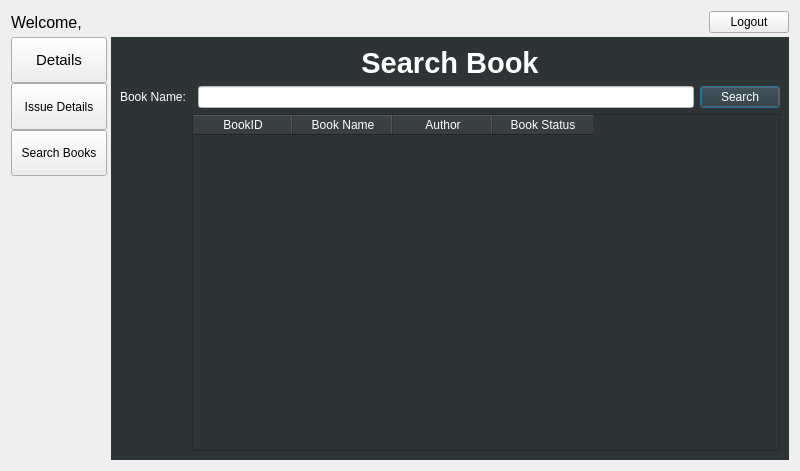
<?xml version="1.0" encoding="UTF-8"?>
<ui version="4.0">
 <class>student_page</class>
 <widget class="QDialog" name="student_page">
  <property name="geometry">
   <rect>
    <x>0</x>
    <y>0</y>
    <width>800</width>
    <height>471</height>
   </rect>
  </property>
  <property name="windowTitle">
   <string>Library Management</string>
  </property>
  <layout class="QGridLayout" name="gridLayout">
   <property name="spacing">
    <number>0</number>
   </property>
   <item row="4" column="2" rowspan="5">
    <widget class="QStackedWidget" name="stackedWidget">
     <property name="font">
      <font>
       <pointsize>22</pointsize>
      </font>
     </property>
     <property name="styleSheet">
      <string notr="true">color: rgb(255, 255, 255);
background-color: rgb(46, 52, 54);</string>
     </property>
     <property name="currentIndex">
      <number>2</number>
     </property>
     <widget class="QWidget" name="page_detail">
      <layout class="QGridLayout" name="gridLayout_2">
       <item row="2" column="5">
        <spacer name="horizontalSpacer_3">
         <property name="orientation">
          <enum>Qt::Horizontal</enum>
         </property>
         <property name="sizeHint" stdset="0">
          <size>
           <width>136</width>
           <height>20</height>
          </size>
         </property>
        </spacer>
       </item>
       <item row="1" column="1">
        <spacer name="verticalSpacer_4">
         <property name="orientation">
          <enum>Qt::Vertical</enum>
         </property>
         <property name="sizeHint" stdset="0">
          <size>
           <width>20</width>
           <height>40</height>
          </size>
         </property>
        </spacer>
       </item>
       <item row="2" column="0">
        <spacer name="horizontalSpacer">
         <property name="orientation">
          <enum>Qt::Horizontal</enum>
         </property>
         <property name="sizeHint" stdset="0">
          <size>
           <width>124</width>
           <height>20</height>
          </size>
         </property>
        </spacer>
       </item>
       <item row="2" column="1">
        <layout class="QVBoxLayout" name="verticalLayout_2">
         <item>
          <widget class="QLabel" name="label_detail_name">
           <property name="font">
            <font>
             <pointsize>13</pointsize>
            </font>
           </property>
           <property name="styleSheet">
            <string notr="true">color: rgb(238, 238, 236);</string>
           </property>
           <property name="text">
            <string>Name </string>
           </property>
          </widget>
         </item>
         <item>
          <widget class="QLabel" name="label_detail_roll">
           <property name="font">
            <font>
             <pointsize>13</pointsize>
            </font>
           </property>
           <property name="styleSheet">
            <string notr="true">color: rgb(238, 238, 236);</string>
           </property>
           <property name="text">
            <string>Roll No</string>
           </property>
          </widget>
         </item>
         <item>
          <widget class="QLabel" name="label_detail_course">
           <property name="font">
            <font>
             <pointsize>13</pointsize>
            </font>
           </property>
           <property name="styleSheet">
            <string notr="true">color: rgb(238, 238, 236);</string>
           </property>
           <property name="text">
            <string>Course</string>
           </property>
          </widget>
         </item>
         <item>
          <widget class="QLabel" name="label_detail_year">
           <property name="font">
            <font>
             <pointsize>13</pointsize>
            </font>
           </property>
           <property name="styleSheet">
            <string notr="true">color: rgb(238, 238, 236);</string>
           </property>
           <property name="text">
            <string>Year</string>
           </property>
          </widget>
         </item>
         <item>
          <widget class="QLabel" name="label_detail_part">
           <property name="font">
            <font>
             <pointsize>13</pointsize>
            </font>
           </property>
           <property name="styleSheet">
            <string notr="true">color: rgb(238, 238, 236);
</string>
           </property>
           <property name="text">
            <string>Part</string>
           </property>
          </widget>
         </item>
        </layout>
       </item>
       <item row="3" column="1">
        <spacer name="verticalSpacer_3">
         <property name="orientation">
          <enum>Qt::Vertical</enum>
         </property>
         <property name="sizeHint" stdset="0">
          <size>
           <width>20</width>
           <height>40</height>
          </size>
         </property>
        </spacer>
       </item>
       <item row="2" column="2">
        <spacer name="horizontalSpacer_5">
         <property name="orientation">
          <enum>Qt::Horizontal</enum>
         </property>
         <property name="sizeHint" stdset="0">
          <size>
           <width>271</width>
           <height>20</height>
          </size>
         </property>
        </spacer>
       </item>
       <item row="4" column="1">
        <spacer name="verticalSpacer_2">
         <property name="orientation">
          <enum>Qt::Vertical</enum>
         </property>
         <property name="sizeHint" stdset="0">
          <size>
           <width>20</width>
           <height>40</height>
          </size>
         </property>
        </spacer>
       </item>
       <item row="1" column="3" rowspan="3" colspan="2">
        <widget class="QLabel" name="label_profile">
         <property name="styleSheet">
          <string notr="true">background-color: rgb(46, 52, 54);</string>
         </property>
         <property name="text">
          <string/>
         </property>
         <property name="margin">
          <number>0</number>
         </property>
        </widget>
       </item>
       <item row="4" column="4">
        <spacer name="verticalSpacer_9">
         <property name="orientation">
          <enum>Qt::Vertical</enum>
         </property>
         <property name="sizeHint" stdset="0">
          <size>
           <width>20</width>
           <height>123</height>
          </size>
         </property>
        </spacer>
       </item>
       <item row="0" column="0" colspan="6">
        <widget class="QLabel" name="label">
         <property name="font">
          <font>
           <pointsize>20</pointsize>
           <bold>true</bold>
          </font>
         </property>
         <property name="styleSheet">
          <string notr="true">color: rgb(238, 238, 236);</string>
         </property>
         <property name="text">
          <string>  Student's Detail</string>
         </property>
         <property name="alignment">
          <set>Qt::AlignCenter</set>
         </property>
         <property name="margin">
          <number>25</number>
         </property>
        </widget>
       </item>
      </layout>
     </widget>
     <widget class="QWidget" name="page_issue_detail">
      <layout class="QGridLayout" name="gridLayout_3">
       <item row="1" column="0">
        <spacer name="horizontalSpacer_2">
         <property name="orientation">
          <enum>Qt::Horizontal</enum>
         </property>
         <property name="sizeHint" stdset="0">
          <size>
           <width>40</width>
           <height>20</height>
          </size>
         </property>
        </spacer>
       </item>
       <item row="1" column="1" colspan="2">
        <widget class="QTableWidget" name="tableWidget_issuedBooks">
         <property name="sizePolicy">
          <sizepolicy hsizetype="Expanding" vsizetype="Expanding">
           <horstretch>0</horstretch>
           <verstretch>0</verstretch>
          </sizepolicy>
         </property>
         <property name="font">
          <font>
           <kerning>true</kerning>
          </font>
         </property>
         <property name="cursor" stdset="0">
          <cursorShape>ArrowCursor</cursorShape>
         </property>
         <property name="styleSheet">
          <string notr="true">QHeaderView::section
{
spacing: 10px;
background-color:rgb(46, 52, 54);
color: white;
margin: 1px;
text-align: right;
}
QTableCornerButton::section { background-color:rgb(46, 52, 54); }</string>
         </property>
         <property name="frameShape">
          <enum>QFrame::NoFrame</enum>
         </property>
         <property name="sizeAdjustPolicy">
          <enum>QAbstractScrollArea::AdjustToContents</enum>
         </property>
         <property name="editTriggers">
          <set>QAbstractItemView::NoEditTriggers</set>
         </property>
         <property name="alternatingRowColors">
          <bool>false</bool>
         </property>
         <property name="sortingEnabled">
          <bool>false</bool>
         </property>
         <property name="cornerButtonEnabled">
          <bool>true</bool>
         </property>
         <row>
          <property name="text">
           <string>1</string>
          </property>
         </row>
         <column>
          <property name="text">
           <string>Book ID</string>
          </property>
         </column>
         <column>
          <property name="text">
           <string>Book Name</string>
          </property>
         </column>
         <column>
          <property name="text">
           <string>Issue Date</string>
          </property>
         </column>
         <column>
          <property name="text">
           <string>Return Date</string>
          </property>
         </column>
         <column>
          <property name="text">
           <string>Fine</string>
          </property>
         </column>
         <item row="0" column="0">
          <property name="text">
           <string/>
          </property>
          <property name="background">
           <brush brushstyle="NoBrush">
            <color alpha="255">
             <red>59</red>
             <green>64</green>
             <blue>66</blue>
            </color>
           </brush>
          </property>
          <property name="foreground">
           <brush brushstyle="NoBrush">
            <color alpha="255">
             <red>255</red>
             <green>255</green>
             <blue>255</blue>
            </color>
           </brush>
          </property>
         </item>
        </widget>
       </item>
       <item row="1" column="3">
        <spacer name="horizontalSpacer_4">
         <property name="orientation">
          <enum>Qt::Horizontal</enum>
         </property>
         <property name="sizeHint" stdset="0">
          <size>
           <width>40</width>
           <height>20</height>
          </size>
         </property>
        </spacer>
       </item>
       <item row="0" column="0" colspan="4">
        <widget class="QLabel" name="label_2">
         <property name="font">
          <font>
           <pointsize>20</pointsize>
           <bold>true</bold>
          </font>
         </property>
         <property name="styleSheet">
          <string notr="true">color: rgb(238, 238, 236);</string>
         </property>
         <property name="text">
          <string>Issued books</string>
         </property>
         <property name="alignment">
          <set>Qt::AlignCenter</set>
         </property>
         <property name="margin">
          <number>18</number>
         </property>
        </widget>
       </item>
      </layout>
     </widget>
     <widget class="QWidget" name="page_search_book">
      <layout class="QGridLayout" name="gridLayout_4">
       <item row="2" column="3">
        <widget class="QPushButton" name="pushButton_search">
         <property name="autoFillBackground">
          <bool>false</bool>
         </property>
         <property name="text">
          <string>Search</string>
         </property>
        </widget>
       </item>
       <item row="0" column="0" colspan="4">
        <widget class="QLabel" name="label_5">
         <property name="font">
          <font>
           <pointsize>22</pointsize>
           <bold>true</bold>
          </font>
         </property>
         <property name="text">
          <string>Search Book</string>
         </property>
         <property name="alignment">
          <set>Qt::AlignCenter</set>
         </property>
         <property name="margin">
          <number>14</number>
         </property>
        </widget>
       </item>
       <item row="2" column="0">
        <widget class="QLabel" name="label_3">
         <property name="text">
          <string>Book Name:</string>
         </property>
        </widget>
       </item>
       <item row="2" column="2">
        <widget class="QLineEdit" name="lineEdit_search_words">
         <property name="styleSheet">
          <string notr="true">color: rgb(46, 52, 54);
background-color: rgb(255, 255, 255);</string>
         </property>
        </widget>
       </item>
       <item row="3" column="1" colspan="3">
        <widget class="QTableWidget" name="tableWidget_show_result">
         <property name="autoFillBackground">
          <bool>true</bool>
         </property>
         <property name="styleSheet">
          <string notr="true">QHeaderView::section
{
spacing: 10px;
background-color:rgb(46, 52, 54);
color: white;
margin: 1px;
text-align: right;
}
QTableCornerButton::section { background-color:rgb(46, 52, 54); }</string>
         </property>
         <property name="sizeAdjustPolicy">
          <enum>QAbstractScrollArea::AdjustToContents</enum>
         </property>
         <property name="editTriggers">
          <set>QAbstractItemView::NoEditTriggers</set>
         </property>
         <property name="gridStyle">
          <enum>Qt::DotLine</enum>
         </property>
         <attribute name="horizontalHeaderCascadingSectionResizes">
          <bool>false</bool>
         </attribute>
         <attribute name="horizontalHeaderShowSortIndicator" stdset="0">
          <bool>false</bool>
         </attribute>
         <attribute name="horizontalHeaderStretchLastSection">
          <bool>false</bool>
         </attribute>
         <attribute name="verticalHeaderStretchLastSection">
          <bool>false</bool>
         </attribute>
         <column>
          <property name="text">
           <string>BookID</string>
          </property>
         </column>
         <column>
          <property name="text">
           <string>Book Name</string>
          </property>
         </column>
         <column>
          <property name="text">
           <string>Author</string>
          </property>
         </column>
         <column>
          <property name="text">
           <string>Book Status</string>
          </property>
         </column>
        </widget>
       </item>
      </layout>
     </widget>
    </widget>
   </item>
   <item row="4" column="0">
    <layout class="QVBoxLayout" name="verticalLayout" stretch="0,0,0,0">
     <property name="spacing">
      <number>0</number>
     </property>
     <property name="sizeConstraint">
      <enum>QLayout::SetDefaultConstraint</enum>
     </property>
     <property name="leftMargin">
      <number>0</number>
     </property>
     <property name="rightMargin">
      <number>4</number>
     </property>
     <item>
      <widget class="QPushButton" name="pushButton">
       <property name="enabled">
        <bool>true</bool>
       </property>
       <property name="sizePolicy">
        <sizepolicy hsizetype="Minimum" vsizetype="MinimumExpanding">
         <horstretch>0</horstretch>
         <verstretch>0</verstretch>
        </sizepolicy>
       </property>
       <property name="minimumSize">
        <size>
         <width>0</width>
         <height>0</height>
        </size>
       </property>
       <property name="font">
        <font>
         <pointsize>11</pointsize>
        </font>
       </property>
       <property name="cursor">
        <cursorShape>PointingHandCursor</cursorShape>
       </property>
       <property name="focusPolicy">
        <enum>Qt::StrongFocus</enum>
       </property>
       <property name="styleSheet">
        <string notr="true">border-bottom-color: rgb(85, 87, 83);</string>
       </property>
       <property name="text">
        <string>Details</string>
       </property>
       <property name="iconSize">
        <size>
         <width>18</width>
         <height>18</height>
        </size>
       </property>
       <property name="checkable">
        <bool>false</bool>
       </property>
       <property name="autoDefault">
        <bool>true</bool>
       </property>
       <property name="default">
        <bool>false</bool>
       </property>
       <property name="flat">
        <bool>false</bool>
       </property>
      </widget>
     </item>
     <item>
      <widget class="QPushButton" name="pushButton_2">
       <property name="sizePolicy">
        <sizepolicy hsizetype="Minimum" vsizetype="Expanding">
         <horstretch>0</horstretch>
         <verstretch>0</verstretch>
        </sizepolicy>
       </property>
       <property name="sizeIncrement">
        <size>
         <width>0</width>
         <height>0</height>
        </size>
       </property>
       <property name="baseSize">
        <size>
         <width>0</width>
         <height>0</height>
        </size>
       </property>
       <property name="cursor">
        <cursorShape>PointingHandCursor</cursorShape>
       </property>
       <property name="text">
        <string>Issue Details</string>
       </property>
       <property name="flat">
        <bool>false</bool>
       </property>
      </widget>
     </item>
     <item>
      <widget class="QPushButton" name="pushButton_3">
       <property name="sizePolicy">
        <sizepolicy hsizetype="Minimum" vsizetype="Expanding">
         <horstretch>0</horstretch>
         <verstretch>0</verstretch>
        </sizepolicy>
       </property>
       <property name="cursor">
        <cursorShape>PointingHandCursor</cursorShape>
       </property>
       <property name="text">
        <string>  Search Books  </string>
       </property>
       <property name="default">
        <bool>false</bool>
       </property>
       <property name="flat">
        <bool>false</bool>
       </property>
      </widget>
     </item>
     <item>
      <spacer name="verticalSpacer">
       <property name="orientation">
        <enum>Qt::Vertical</enum>
       </property>
       <property name="sizeHint" stdset="0">
        <size>
         <width>20</width>
         <height>284</height>
        </size>
       </property>
      </spacer>
     </item>
    </layout>
   </item>
   <item row="0" column="0" colspan="3">
    <layout class="QHBoxLayout" name="horizontalLayout_4">
     <property name="bottomMargin">
      <number>4</number>
     </property>
     <item>
      <widget class="QLabel" name="label_4">
       <property name="maximumSize">
        <size>
         <width>16777215</width>
         <height>30</height>
        </size>
       </property>
       <property name="font">
        <font>
         <pointsize>12</pointsize>
        </font>
       </property>
       <property name="text">
        <string>Welcome,</string>
       </property>
      </widget>
     </item>
     <item alignment="Qt::AlignRight">
      <widget class="QPushButton" name="pushButton_4">
       <property name="cursor">
        <cursorShape>PointingHandCursor</cursorShape>
       </property>
       <property name="styleSheet">
        <string notr="true"/>
       </property>
       <property name="text">
        <string>Logout</string>
       </property>
       <property name="flat">
        <bool>false</bool>
       </property>
      </widget>
     </item>
    </layout>
   </item>
  </layout>
 </widget>
 <resources/>
 <connections/>
</ui>
